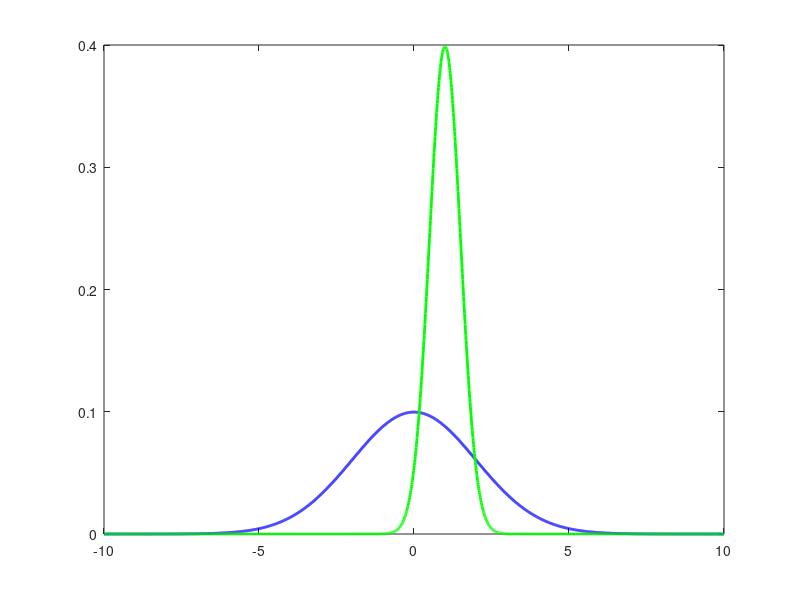
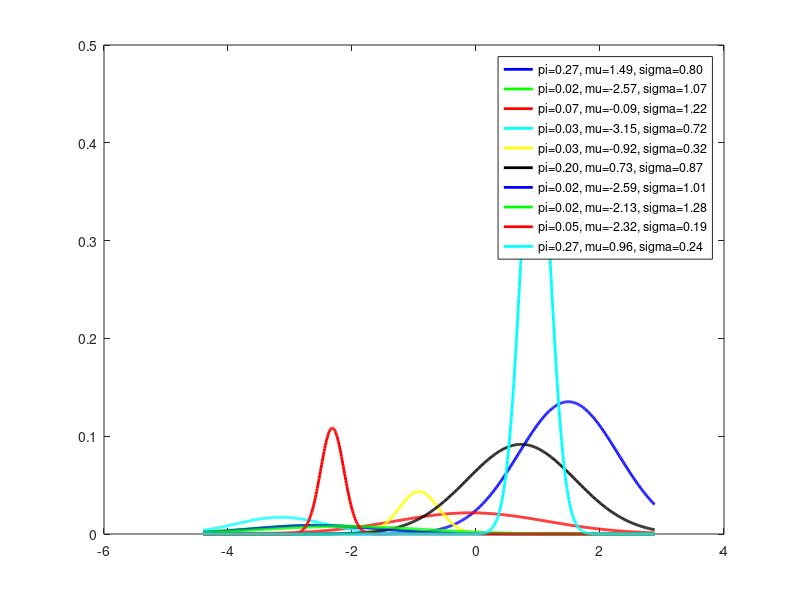
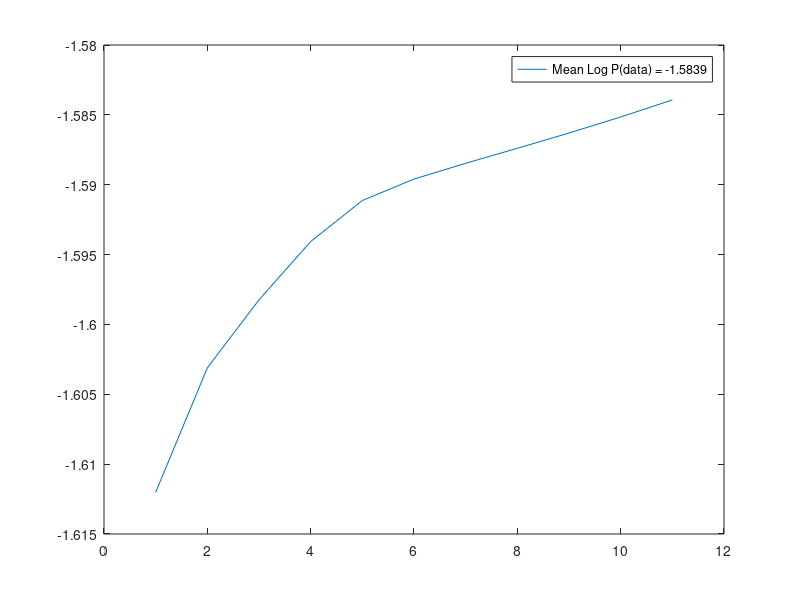
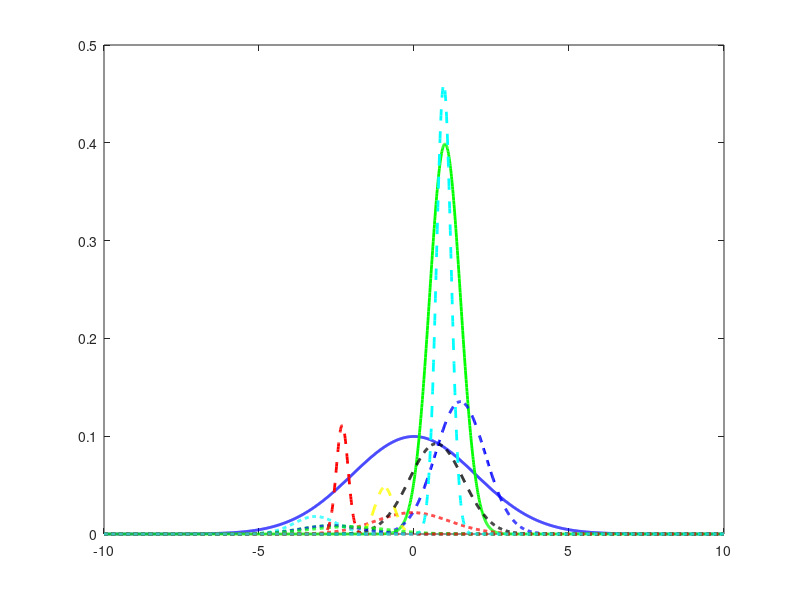

The MATLAB script that drew these images, in order:
function demo_EM_mog

% set ground truth
mu_gt = [0 1];
sigma_gt = [2 0.5];
prior_gt = [0.5 0.5]; %note, this is fixed by data
N = round(100*prior_gt);
K = 10; % number of components to estimate

x = randn(N(1), 1)*sigma_gt(1)+mu_gt(1);
x = [x ; randn(N(2), 1)*sigma_gt(2)+mu_gt(2)];


% display ground truth
xrange = -10:0.01:10;
figure(1), hold off, plot(xrange, normpdf(xrange, mu_gt(1), sigma_gt(1))*0.5, 'b', 'linewidth', 2), hold on;
plot(xrange, normpdf(xrange, mu_gt(2), sigma_gt(2))*0.5, 'g', 'linewidth', 2)
pdata = 0;
for k = 1:2
    pdata = pdata + prior_gt(k)*normpdf(x, mu_gt(k), sigma_gt(k));
end
disp(['Mean Log P(data) for Ground Truth: ', num2str(mean(log(pdata)))])

% solve mixture of gaussian
[mu, sigma, prior] = EM_gaussian(x, K);

% display final solution
figure(4), hold off, plot(xrange, normpdf(xrange, mu_gt(1), sigma_gt(1))*prior_gt(1), 'b', 'linewidth', 2), hold on;
plot(xrange, normpdf(xrange, mu_gt(2), sigma_gt(2))*prior_gt(2), 'g', 'linewidth', 2);
colors = 'bgrcyk'; hold on;
for k = 1:numel(mu)
    plot(xrange, prior(k)*normpdf(xrange, mu(k), sigma(k)), [colors(mod(k-1,6)+1) '--'], 'linewidth', 2), 
end

% compute overall probability for ground truth and mixture
pgt = zeros(size(xrange));
for k = 1:numel(mu_gt)
  pgt = pgt + normpdf(xrange, mu_gt(k), sigma_gt(k))*prior_gt(k);
end
pest = zeros(size(xrange));
for k = 1:numel(mu)
  pest = pest + normpdf(xrange, mu(k), sigma(k))*prior(k);
end
figure(5), hold off, plot(xrange, pgt, 'g', 'linewidth', 3);
hold on, plot(xrange, pest, '-k', 'linewidth', 1);

function [mu, sigma, prior] = EM_gaussian(x, K)

x = x(:);
N = numel(x);

% Random Initialization
mu = zeros(K, 1);
sigma = zeros(K, 1);
minx = min(x); maxx = max(x);
for k = 1:K
    mu(k) = (0.1+0.8*rand(1))*(maxx-minx) + minx;
    sigma(k) = (rand(1)*0.9+0.1)*std(x);
end
prior = zeros(K, 1);
prior(:) = 1/K;

pm = 1/K*ones(N, K);
oldpm = zeros(N, K);
logp = [];
while any(abs(pm-oldpm)>0.001) % convergence test
    
    oldpm = pm;
  
    % display current estimates
    xrange = minx:0.01:maxx;    
    leg = {};
    figure(2), hold off,
    colors = 'bgrcyk';
    for k = 1:K
        plot(xrange, prior(k)*normpdf(xrange, mu(k), sigma(k)), colors(mod(k-1,6)+1), 'linewidth', 2), 
        hold on;
        leg{k} = sprintf('{pi=%.2f, mu=%.2f, sigma=%.2f}', prior(k), mu(k), sigma(k));
    end
    legend(leg);
    
    % estimate probability that each data point belongs to each component
    for k = 1:K
        pm(:, k) = prior(k)*normpdf(x, mu(k), sigma(k));
    end
    pm = pm ./ repmat(sum(pm, 2), [1 K]);
    
    % compute maximum likelihood parameters for expected densities
    for k = 1:K
        prior(k) = sum(pm(:, k))/N;
        mu(k) = sum(pm(:, k).*x) / sum(pm(:, k));
        sigma(k) = sqrt( sum(pm(:, k).*(x - mu(k)).^2)/sum(pm(:, k)))+eps;
    end
    

    % display likelihoods
    pdata = 0;
    for k = 1:K
        pdata = pdata + prior(k)*normpdf(x, mu(k), sigma(k));
    end
    logp(end+1) = mean(log(pdata));

    figure(3), hold off, plot(logp)
    legend(sprintf('Mean Log P(data) = %.4f', logp(end)))
    
    %pause; %% XXXXX
end
